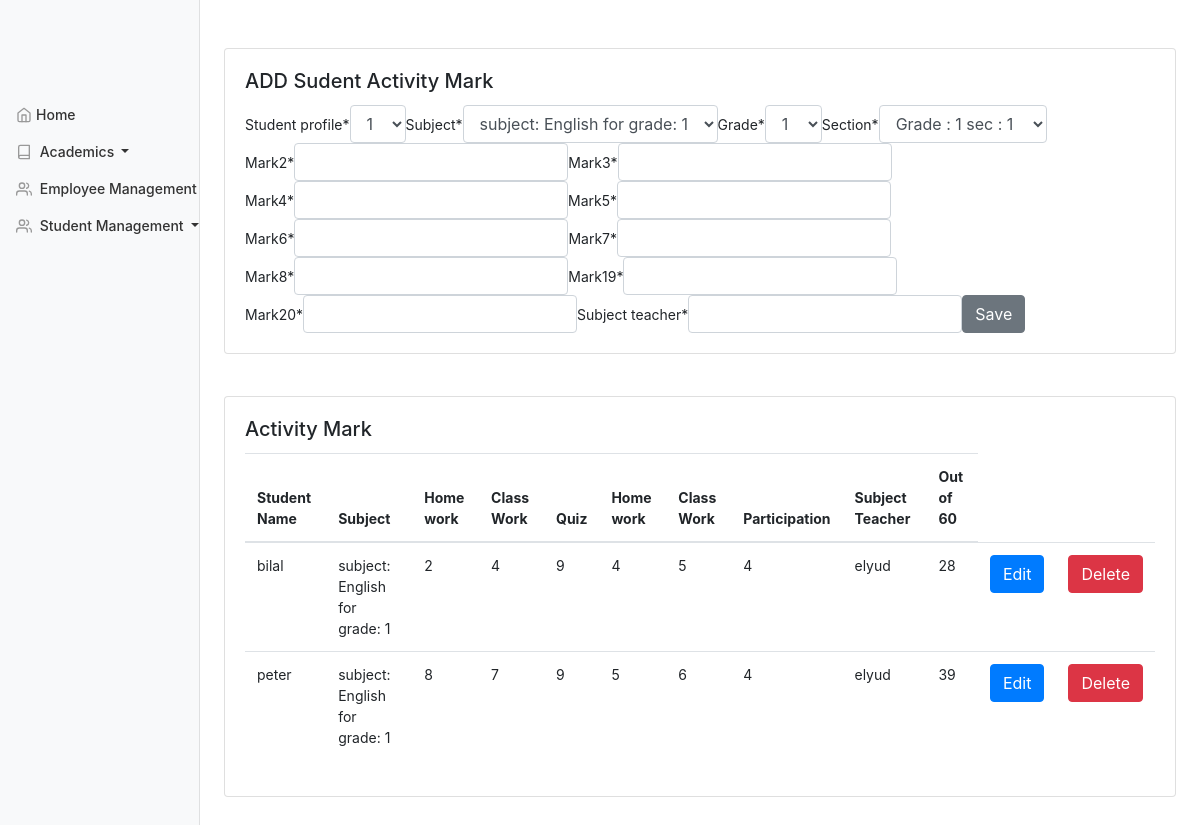
/students/create_activity_mark/, run on the app's committed database.
### academy/models.py (models this page shows, shortened)
class Subject(models.Model):
    name = models.CharField(max_length=20)
    grade = models.ForeignKey(Grade, on_delete=models.CASCADE)
    class Meta:
        unique_together = ("name", "grade")
        ordering = ('grade',)
        app_label = 'academy'
    def __str__(self):
        return 'subject: ' + self.name + ' for grade: ' + str(self.grade)

class Grade(models.Model):
    GRADE_CHOICES = [(i, str(i)) for i in range(1, 13)]
    grade = models.PositiveSmallIntegerField(unique=True,
                                             choices=GRADE_CHOICES,
                                             default='draft')
    class Meta:
        ordering = ('grade',)
        app_label = 'academy'
    def __str__(self):
        return str(self.grade)

class Section(models.Model):
    grade = models.ForeignKey(Grade, on_delete=models.CASCADE)
    room = models.ForeignKey(Room, on_delete=models.CASCADE)
    section = models.PositiveSmallIntegerField()
    class Meta:
        unique_together = ("grade", "section")
        index_together = ("grade", "section")
        ordering = ('grade',)
        app_label = 'academy'
    def __str__(self):
        return "Grade : " + str(self.grade) + " sec : " + str(self.section)

### stumgmt/models.py (models this page shows, shortened)
class StudentActivityMark(models.Model):
    student_profile = models.ForeignKey(StudentProfile, on_delete=CASCADE, related_name='student_profile', default='')
    subject = models.ForeignKey(Subject, on_delete=CASCADE, related_name='student_subject', default='')
    grade = models.ForeignKey(Grade, on_delete=CASCADE, related_name='student_grade', default='')
    section = models.ForeignKey(Section, on_delete=CASCADE, related_name='student_section', default='')
    mark2 = models.PositiveIntegerField()
    mark3 = models.PositiveIntegerField()
    mark4 = models.PositiveIntegerField()
    mark5 = models.PositiveIntegerField()
    mark6 = models.PositiveIntegerField()
    mark7 = models.PositiveIntegerField()
    mark8 = models.PositiveIntegerField()
    mark19 = models.PositiveIntegerField()
    mark20 = models.PositiveIntegerField()
    subject_teacher = models.CharField(max_length=100)

class StudentProfile(models.Model):
    stu = models.OneToOneField(Student, on_delete=CASCADE, related_name='stu_profile')
    grade = models.ForeignKey(Grade, on_delete=CASCADE, related_name='stu_grade')
    section = models.ForeignKey(Section, on_delete=CASCADE, related_name='stu_section')
    roll_no = models.PositiveIntegerField()
    def __str__(self):
        stud = str(self.id)
        return stud

class Student(models.Model):
    father_id = models.ForeignKey(Father, related_name='stu_father', on_delete=CASCADE)
    mother_id = models.ForeignKey(Mother, related_name='stu_mother', on_delete=CASCADE)
    guardian_id = models.ForeignKey(Guardian, related_name='stu_guardian', on_delete=CASCADE)
    first_name = models.CharField(max_length=255)
    middle_name = models.CharField(max_length=255)
    last_name = models.CharField(max_length=255)
    student_pic = models.CharField(max_length=255)
    ASC = models.IntegerField()
    zoba = models.CharField(max_length=20, choices=ZOBA)
    sub_zoba = models.CharField(max_length=255)
    nationality = models.CharField(max_length=255)
    religion = models.CharField(max_length=10, choices=RELIGION)
    gender = models.CharField(max_length=1, choices=GENDER)
    birth_place = models.CharField(max_length=255)
    origin = models.CharField(max_length=255)
    ethnicity = models.CharField(max_length=10, choices=ETHNICITY)
    DOB = models.DateField()
    admission_date = models.DateField()
    def __str__(self):
        return self.first_name

### stumgmt/views.py (the view)
# urls.py: path('create_activity_mark/', views.StudentActivityMarkCreate.as_view(), name='create_activity_mark'),
class StudentActivityMarkCreate(generic.CreateView):
    model = StudentActivityMark
    fields = '__all__'
    template_name = 'stumgmt/student_activity_mark_create.html'
    success_url = reverse_lazy('create_activity_mark')
    def get_context_data(self, **kwargs):
        context = super(StudentActivityMarkCreate, self).get_context_data(**kwargs)
        context['student'] = StudentActivityMark.objects.order_by('student_profile')
        return context

### Templates/stumgmt/student_activity_mark_create.html (shortened to what this page needs)
{% extends "base.html" %}
{% load crispy_forms_tags %}
{% block content %}
<div class="card w-100">
    <div class="card-body">
        <h5 class="card-title">ADD Sudent Activity Mark</h5>
        <form action="" method="post" class="form-inline flex">{% csrf_token %}
            {{ form|crispy }}
            <input class="btn btn-secondary" type="submit" value="Save">
        </form>
    </div>
</div>
<br>
<br>
<div class="card">
    <div class="card-body">
        <h5 class="card-title">Activity Mark</h5>
        <table class="table">
            <thead>
            <tr>
                <th scope="col">Student Name</th>
                <th scope="col">Subject</th>
                <th scope="col">Home work</th>
                <th scope="col">Class Work</th>
                <th scope="col">Quiz</th>
                <th scope="col">Home work</th>
                <th scope="col">Class Work</th>
                <th scope="col">Participation</th>
                <th scope="col">Subject Teacher</th>
                <th scope="col">Out of 60</th>
            </tr>
            </thead>
            {% for student in student %}
            <tr>
                <td>
                    {{ student.student_profile.stu}}
                </td>
                <td>
                    {{ student.subject}}
                </td>
                <td>
                    {{ student.mark2}}
                </td>
                <td>
                    {{ student.mark3}}
                </td>
                <td>
                    {{ student.mark4}}
                </td>
                <td>
                    {{ student.mark5 }}
                </td>
                <td>
                    {{ student.mark6}}
                </td>
                <td>
                    {{ student.mark7 }}
                </td>
                <td>
                    {{ student.subject_teacher }}
                </td>
                <td>
                    {{student.mark2|add:student.mark3|add:student.mark4|add:student.mark5|add:student.mark6|add:student.mark7 }}
                </td>
                <td>
                    <a href="{% url 'edit_activity_mark' student.id%}">
                        <button type="button" class="btn btn-primary ">Edit</button>
                    </a>
                </td>
                <td>
                    <a href="{% url 'delete_activity_mark' student.id%}">
                        <button type="button" class="btn btn-danger">Delete</button>
                    </a>
                </td>
            </tr>
            {% endfor %}
        </table>
    </div>
</div>
{% endblock %}

### stumgmt/static/css/dashboard.css (style rules this page uses)
body { font-size: .875rem; }

### data on the page
Subject: grade "1"
Section: section "Grade : 1 sec : 1"
StudentActivityMark: student_profile.stu "bilal", subject "subject: English for grade: 1", mark2 "2", mark3 "4", mark4 "9", mark5 "4", mark6 "5", mark7 "4", subject_teacher "elyud", mark2|add "28"
StudentActivityMark: student_profile.stu "peter", subject "subject: English for grade: 1", mark2 "8", mark3 "7", mark4 "9", mark5 "5", mark6 "6", mark7 "4", subject_teacher "elyud", mark2|add "39"
